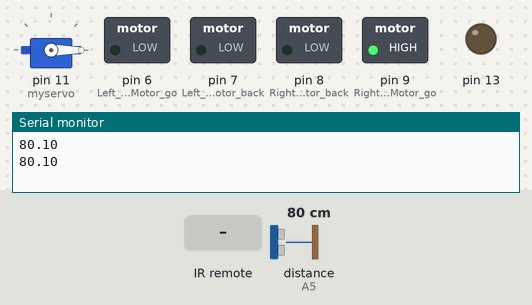
Recording of a sketch running on a simulated Arduino Uno, built with avr-gcc and run on an emulated ATmega328P. On the bench: servo, switched loads named in the sketch (green lamp = pin HIGH), output pins drawn as LEDs (lit = HIGH), the last lines printed to the serial monitor. Wiring (inferred from the names in the program): ultrasonic range finder: trigger A4; echo A5. The test bench sets the inputs (shaded band); at power-on: distance to the obstacle (sensor on A5) 80 cm. The echo pulse lasts 58.3 µs per cm; pins used as bus, display or sensor lines are not drawn.

Above: at 4.8 s.
4.9 s: infrared code 0xFF629D received
At 6.8 s:
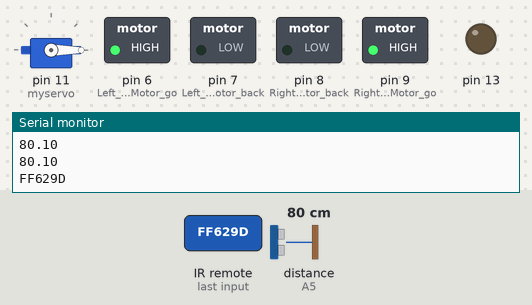
8.5 s: infrared code 0xFFA857 received
At 10.8 s:
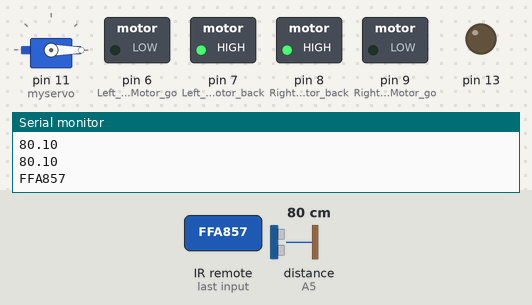
13.5 s: infrared code 0xFFC23D received
At 14.9 s:
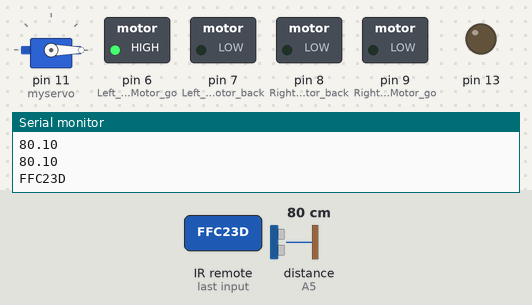
Timing chart, 0 to 23.6 s (numbered marks = the images above; inputs shaded):
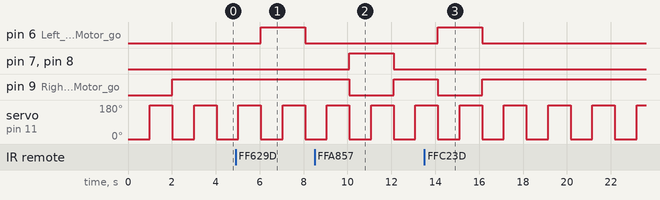

Measured:
- after the input at 4.9 s, pin 6 (Left_IN1_Motor_go): LOW → HIGH after 1.1 s, → LOW 2.0 s later
- after the input at 8.5 s, pin 7 (Left_IN2_Motor_back), pin 8 (Right_IN4_Motor_back): LOW → HIGH after 1.6 s, → LOW 2.0 s later; pin 9 (Right_IN3_Motor_go): HIGH → LOW after 1.6 s, → HIGH 2.0 s later
- after the input at 13.5 s, pin 6 (Left_IN1_Motor_go): LOW → HIGH after 0.61 s, → LOW 2.0 s later; pin 9 (Right_IN3_Motor_go): HIGH → LOW after 0.61 s, → HIGH 2.0 s later
- by itself, servo on pin 11 (myservo): alternates 180° for 1.0 s and 0° for 1.0 s

The sketch:

0000.ino
```cpp
 #include <IRremote.h>//红外库
 #include <Servo.h>
Servo myservo;
 int RECV_PIN = 2;//红外引脚声明，红外模块接arduino主板的数字2口
  IRrecv irrecv(RECV_PIN);//红外接收信号
  decode_results results; // 用于存储编码结果的对象
  int ledon = 0;//标志灯亮灭状态

int Left_IN1_Motor_go=6;     //左电机前进,电机驱动板上IN1接arduino数字6口
int Left_IN2_Motor_back=7;     //左电机后退，电机驱动板上IN2接arduino数字7口

int Right_IN3_Motor_go=9;    // 右电机前进，电机驱动板上IN3接arduino数字9口
int Right_IN4_Motor_back=8;    // 右电机后退，电机驱动板上IN4接arduino数字8口

const int Echo = A5;  //超声波接收信号口
const int Trig =A4;  //超声波信号发射口
float Distance = 0;//超声波测量距离值

void setup()
{
  pinMode(Left_IN1_Motor_go,OUTPUT); // 定义电机输出口，具有pwm功能
  pinMode(Left_IN2_Motor_back,OUTPUT);// 定义电机输出口
  pinMode(Right_IN3_Motor_go,OUTPUT);// 定义电机输出口，具有pwm功能
  pinMode(Right_IN4_Motor_back,OUTPUT);// 定义电机输出口
  pinMode(13, OUTPUT);//定义LED灯输出口
  Serial.begin(9600);  //串口波特率设置为9600
  irrecv.enableIRIn(); // 红外信号初始化
  //Serial.begin(9600);
  pinMode(A4, OUTPUT);
  pinMode(A5, INPUT);
  myservo.attach(11);
}


void run()     //小车前进（左右轮同时前进）
{
  digitalWrite(Right_IN3_Motor_go,120);  // 小车右轮前进
  digitalWrite(Right_IN4_Motor_back,0);
  digitalWrite(Left_IN1_Motor_go,120);  // 小车左轮前进
  digitalWrite(Left_IN2_Motor_back,0);
}

void stop()         //小车停止（左右轮同时不动）
{
  digitalWrite(Right_IN3_Motor_go,0);// 小车右轮不动
  digitalWrite(Right_IN4_Motor_back,0);
  digitalWrite(Left_IN1_Motor_go,0);// 小车左轮不动
  digitalWrite(Left_IN2_Motor_back,0);
}

void left()         //小车左转(左轮不动，右轮前进)
{
  digitalWrite(Right_IN3_Motor_go,120);  // 小车右轮前进
  digitalWrite(Right_IN4_Motor_back,0);
  digitalWrite(Left_IN1_Motor_go,0);   //小车左轮不动
  digitalWrite(Left_IN2_Motor_back,0);
}


void right()        //小车右转(右轮不动，左轮前进)
{
  digitalWrite(Right_IN3_Motor_go,0);   //小车右轮不动
  digitalWrite(Right_IN4_Motor_back,0);
  digitalWrite(Left_IN1_Motor_go,120); //小车左轮前进
  digitalWrite(Left_IN2_Motor_back,0);
}

void back()          //小车后退
{
  digitalWrite(Right_IN3_Motor_go,0);  //小车右轮后退
  digitalWrite(Right_IN4_Motor_back,120);
  digitalWrite(Left_IN1_Motor_go,0);  //小车左轮后退
  digitalWrite(Left_IN2_Motor_back,120);
}

float checkdistance_A4_A5() {
  digitalWrite(A4, LOW);
  delayMicroseconds(2);
  digitalWrite(A4, HIGH);
  delayMicroseconds(10);
  digitalWrite(A4, LOW);
  float distance = pulseIn(A5, HIGH) / 58.00;
  delay(10);
  return distance;
}


void loop()
{
     myservo.write(0);
    delay(1000);
    myservo.write(180);
    delay(1000);
  //get_Distance();//测量前方障碍物距离
  Serial.println(checkdistance_A4_A5());

  if(checkdistance_A4_A5 < 20){//数值为碰到障碍物的距离，可以按实际情况设置，这里40单位为cm
    back();//小车后退
    delay(500);
    left();
    delay(1000);
  }

   if(checkdistance_A4_A5 < 10){//数值为碰到障碍物的距离，可以按实际情况设置，这里40单位为cm
    back();//小车后退
    delay(1000);
    right();
    delay(1000);
  }else{
    left();
    }

    if (irrecv.decode(&results)) //是否接收到红外遥控信号
          {
              Serial.println(results.value, HEX);//串口打印红外信号编码值
              digitalWrite(13, ledon ? HIGH : LOW);//当接收到红外遥控信号时候指示灯闪烁
              if (results.value == 0xFF629D )//按键标号为 CH

                run();
               //小车前进
              if (results.value == 0xFFA857 )//按键标号为 +

                  back();
                  //小车后退
              if (results.value == 0xFF22DD )//按键标号为 |<<

                  left();
                //小车左转
              if (results.value == 0xFFC23D )//按键标号为 >||

                  right();
                //小车右转
              if (results.value == 0xFF02FD )//按键标号为 >>|

                  stop();
                 //小车停车
             irrecv.resume(); // 接收下一个编码
          }

}
```
